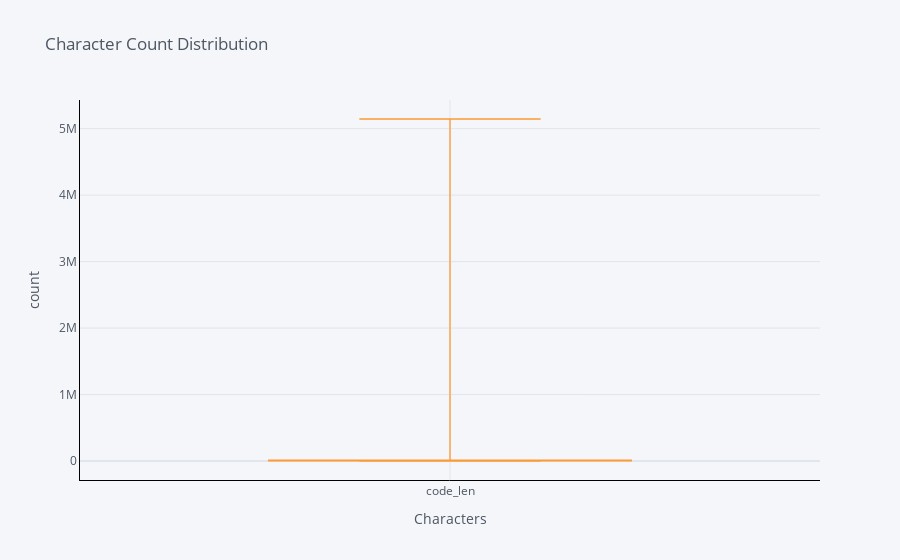

The notebook cell this image was saved under:
### Markdown cell above
### Plot distribution of lengths in words and characters

### Code cell
train_df['code_len'].iplot(
    kind='box',
    xTitle='Characters',
    linecolor='black',
    yTitle='count',
    title='Character Count Distribution')

### Figure 1 — Plotly figure (JSON) as saved in the notebook; plotly's stock layout.template omitted (floating-point values rounded to 4 significant figures; data arrays with more than 128 entries replaced by an {"elided": "..."} marker saying what was removed)
{"data": [{"boxpoints": false, "line": {"width": 1.3}, "marker": {"color": "rgba(255, 153, 51, 1.0)"}, "name": "code_len", "orientation": "v", "type": "box", "y": {"elided": "13875 int values"}}], "layout": {"legend": {"bgcolor": "#F5F6F9", "font": {"color": "#4D5663"}}, "paper_bgcolor": "#F5F6F9", "plot_bgcolor": "#F5F6F9", "title": {"font": {"color": "#4D5663"}, "text": "Character Count Distribution"}, "xaxis": {"gridcolor": "#E1E5ED", "linecolor": "black", "showgrid": true, "tickfont": {"color": "#4D5663"}, "title": {"font": {"color": "#4D5663"}, "text": "Characters"}, "zerolinecolor": "#E1E5ED"}, "yaxis": {"gridcolor": "#E1E5ED", "linecolor": "black", "showgrid": true, "tickfont": {"color": "#4D5663"}, "title": {"font": {"color": "#4D5663"}, "text": "count"}, "zerolinecolor": "#E1E5ED"}}}
